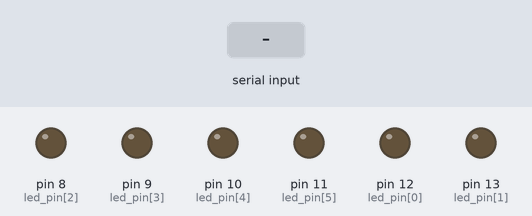
This sketch was run on a simulated Arduino Uno, built with avr-gcc and run on an emulated ATmega328P. Shown: output pins drawn as LEDs (lit = HIGH). The inputs (shaded band) are chosen by the test bench.

Above: at 0.9 s.
1.0 s: "90\n" received over Serial
At 2.3 s:
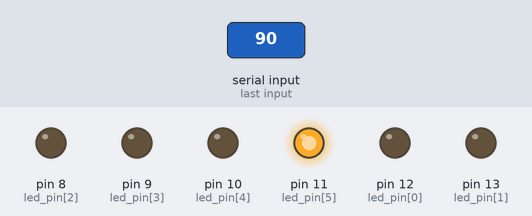
3.5 s: "90,45\n" received over Serial
At 5.5 s:
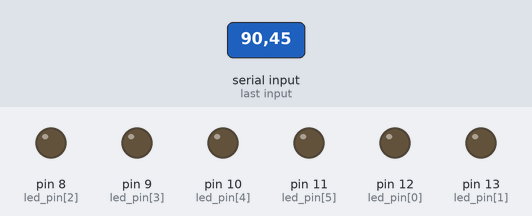
Timing chart, 0 to 7.0 s (numbered marks = the images above; inputs shaded):
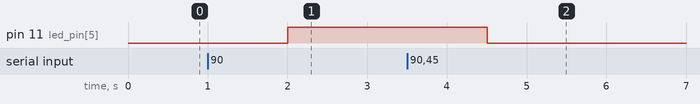

The sketch:

ULA.ino
```cpp
// C++ code

/*
Objetivo: Simular uma ULA que realiza AND, OR, NOT, SOMA entre 2 Bits

Este codigo nao trata nenhuma entrada
input == "xyz"
x == Bit_A (0 ou 1)
y == Bit_B (0 ou 1)
z == op_code (0 == AND, 1 == OR, 2 == NOT_A, 3 == A + B)
*/

// input
String code;

/*
 [0] == Bit_A, [1] == Bit_B, [2] == Output_A, [3] == Output_B,
 [4] == op01, [5] == op02
*/
int led_pin[6] = {12, 13, 8, 9, 10, 11};


// [0] == Bit_A, [1] == Bit_B, [2] == op, [3] == Output
unsigned char bytes[4];

void setup()
{
    Serial.begin(9600);

  	// Definir as "portas"
    for (int i = 0; i < 6; i++)
    {
      	pinMode(led_pin[i], OUTPUT);
    }

    loop();
}

void loop()
{
  	// Esperar entrada, delay(10) para evitar loop excessivo
  	while (!Serial.available()) delay(10);
  	code = Serial.readString();

  	// Converter valor para Byte do Bit_A, Bit_B, op_code
  	for (int i = 0; i < 3; i++)
    {
      	bytes[i] = code[i] - '0';
    }

  	// Realizar operacoes
  	switch (bytes[2])
    {
    	case 0x00:
      		bytes[3] = bytes[0] & bytes[1];
      		break;
      	case 0x01:
      		bytes[3] = bytes[0] | bytes[1];
      		break;
     	case 0x02:
      		bytes[3] = ~bytes[0];
      		break;
      	case 0x03:
      		bytes[3] = bytes[0] + bytes[1];
      		break;
    }


  			// Ligar ou Desligar

  	// Led Bit_A, Bit_B
  	for (int i = 0; i < 2; i++)
    {
      	if(bytes[i] == 0x01) digitalWrite(led_pin[i], HIGH);
      	else digitalWrite(led_pin[i], LOW);
    }

  	// Led op
	if((bytes[2] & 0x01) == 0x01) digitalWrite(led_pin[4], HIGH);
    else digitalWrite(led_pin[4], LOW);
  	if((bytes[2] & 0x02) == 0x02) digitalWrite(led_pin[5], HIGH);
    else digitalWrite(led_pin[5], LOW);

  	// Led Output
  	if((bytes[3] & 0x01) == 0x01) digitalWrite(led_pin[2], HIGH);
    else digitalWrite(led_pin[2], LOW);
  	if((bytes[3] & 0x02) == 0x02) digitalWrite(led_pin[3], HIGH);
    else digitalWrite(led_pin[3], LOW);

}
```

Measured:
- after the input at 1.0 s, pin 11 (led_pin[5]): LOW → HIGH after 1.0 s
- after the input at 3.5 s, pin 11 (led_pin[5]): HIGH → LOW after 1.0 s
